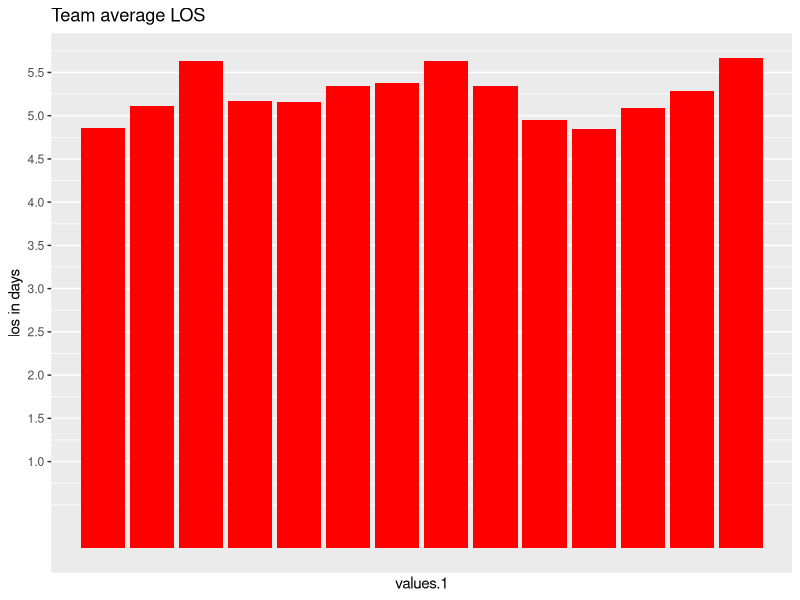
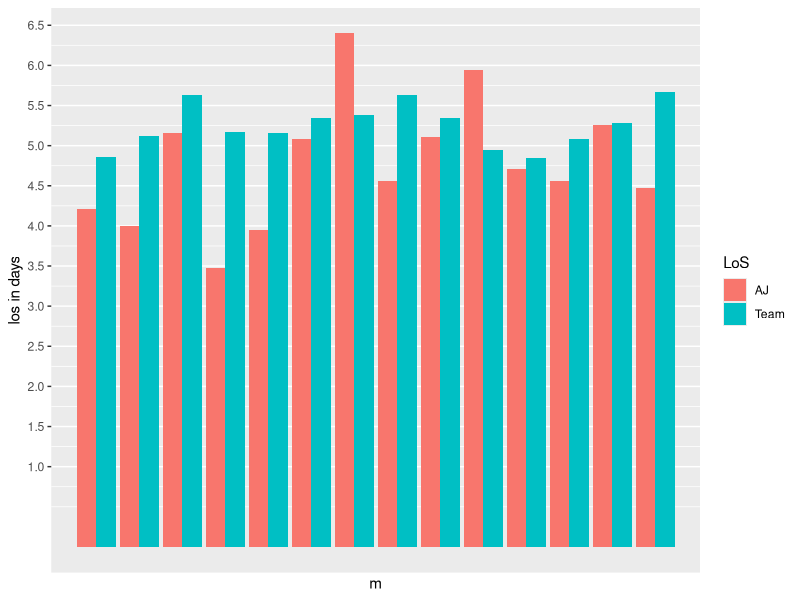
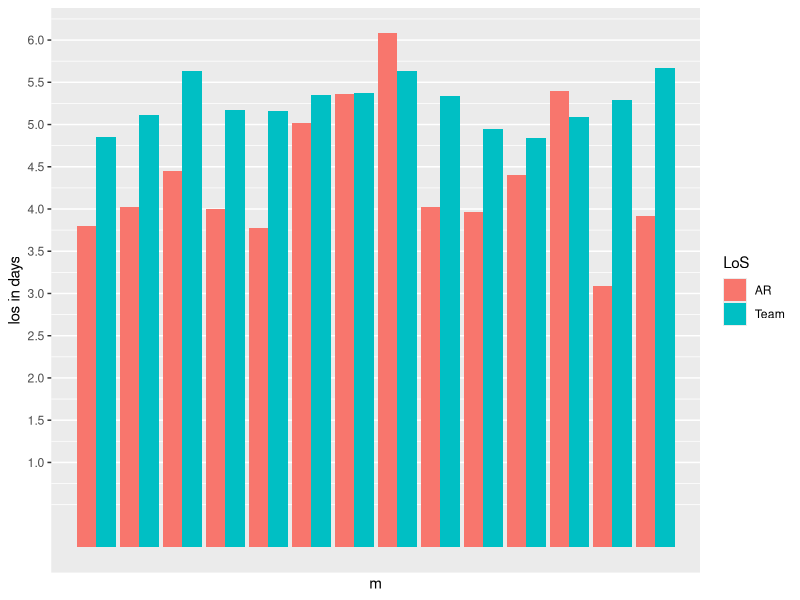
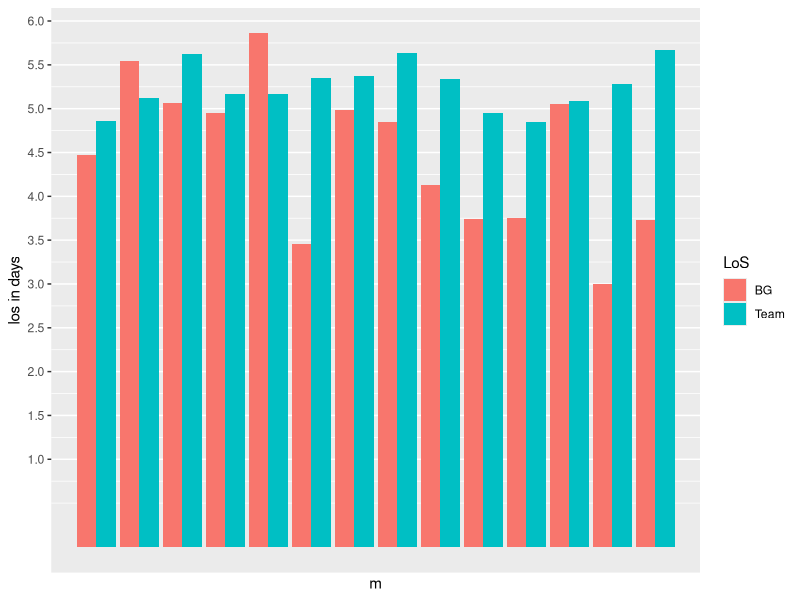
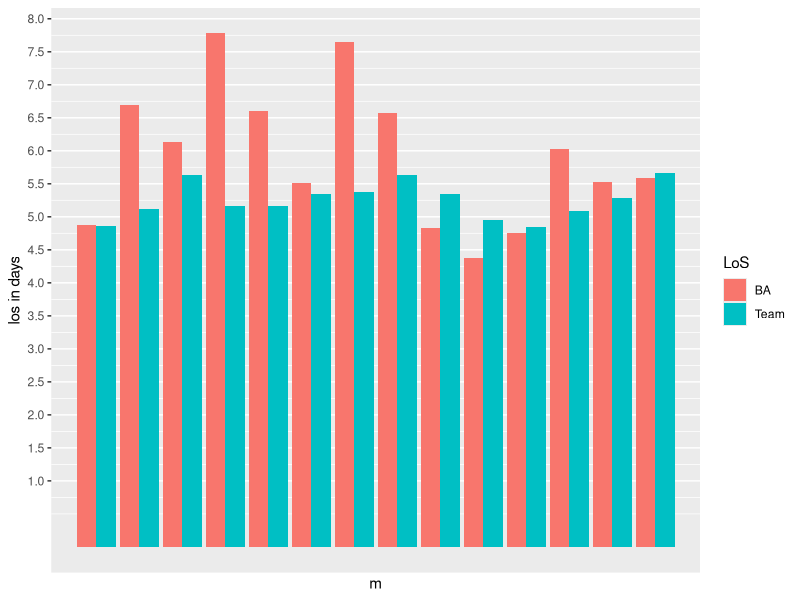
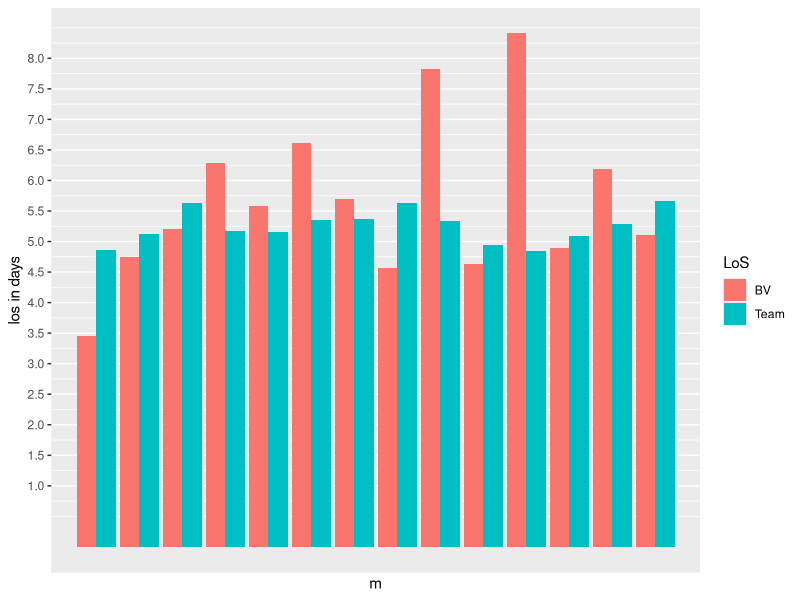
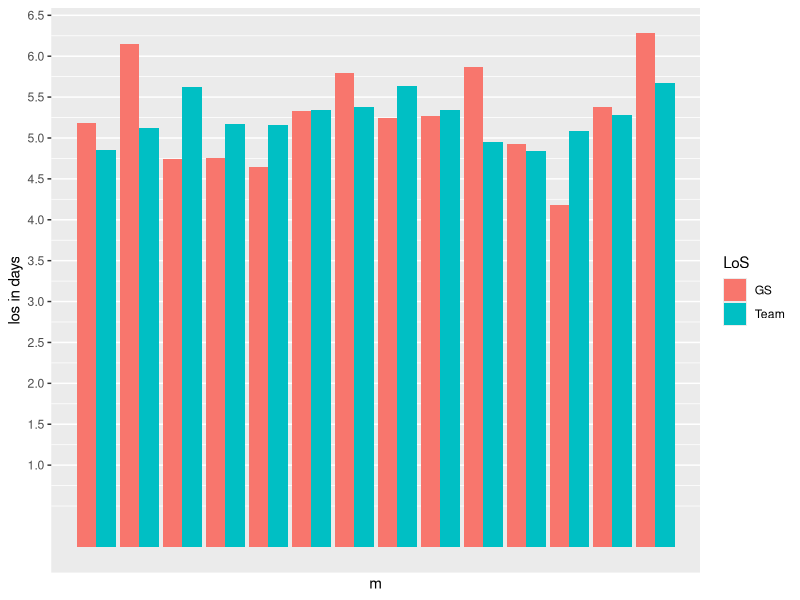
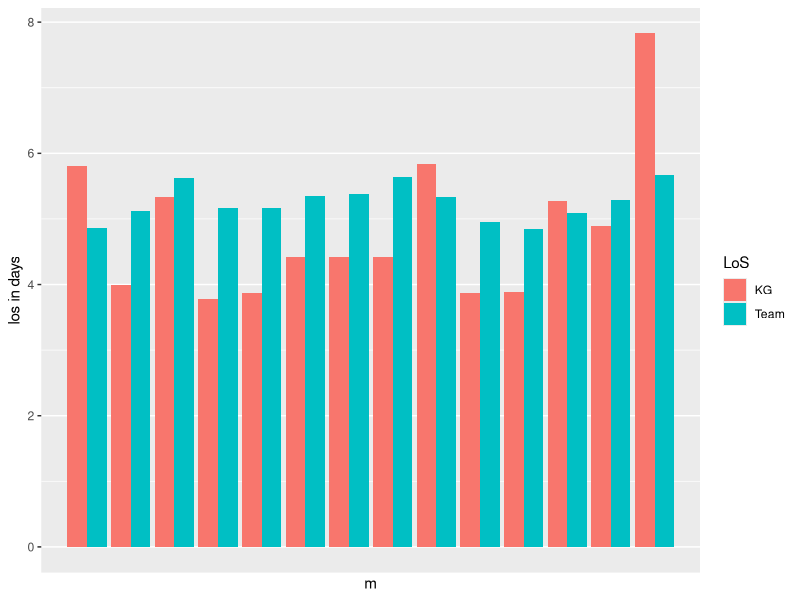

Here is the R script that generated these plots, in order:
## ---- chunk 1
knitr::opts_chunk$set(echo = TRUE)
## ---- chunk 2
knitr::opts_chunk$set(fig.width=12, fig.height=8, fig.path='Figs/',
                      echo=FALSE, warning=FALSE, message=FALSE)
## ---- chunk 3
setwd("/Users/rab/Documents/LosFolderGit")
library(ggplot2)
los <- read.csv("data.csv")
los <- subset(los, select=-c(X,Unnamed..0,L))
los
los <- subset(los, select=-index)
## ---- chunk 4
a <-c(1,2,3,4,5,6,7,8,9,10,11,12,13,14)
bind_dates <- data.frame(a,a,a,a,a,a,a,a,a,a,a,a,a,a,a,a,a,a)
stacked_dates <- stack(bind_dates)
stacked.los <- stack(los)
all <- data.frame(stacked.los,stacked_dates)
all <- subset(all,select=-ind.1)
## ---- chunk 5
library(dplyr)

mean_data <- group_by(all,values.1)
mean_data.mean <- summarise(mean_data,
                            mean_per_month = mean(values,na.rm=TRUE),
                            median_per_month = median(values,na.rm=TRUE),
                            n=n())

#mean_data.mean
ggplot(data=mean_data.mean,aes(values.1,mean_per_month)) + geom_bar(stat='identity',fill='red')+
  scale_x_discrete(labels=c('0','Jun15','Jul','Aug','Sep','Oct','Nov','Dec','Jan16','Feb','Mar','Apr','May','Jun','Jul')) + ylab('los in days') +
  scale_y_continuous(breaks=seq(1,8,0.5)) + ggtitle('Team average LOS')
  
## ---- chunk 6
AJ <- los$AJ
Team <- mean_data.mean$mean_per_month
bind.data <- data.frame(AJ,Team)
stacked_bind.data <-stack(bind.data)
month <- 1:14
stacked_bind.data$m <- month
df <- stacked_bind.data
LoS <- stacked_bind.data$ind
ggplot(data=df,aes(m,values,fill=LoS))+geom_bar(stat='identity',position='dodge')+
  scale_x_discrete(labels=c('0','Jun15','Jul','Aug','Sep','Oct','Nov','Dec','Jan16','Feb','Mar','Apr','May','Jun','Jul')) + ylab('los in days') +
  scale_y_continuous(breaks=seq(1,8,0.5))
## ---- chunk 7
AR <- los$AR
Team <- mean_data.mean$mean_per_month
bind.data <- data.frame(AR,Team)
stacked_bind.data <-stack(bind.data)
month <- 1:14
stacked_bind.data$m <- month
df <- stacked_bind.data
LoS <- stacked_bind.data$ind
ggplot(data=df,aes(m,values,fill=LoS))+geom_bar(stat='identity',position='dodge')+
  scale_x_discrete(labels=c('0','Jun15','Jul','Aug','Sep','Oct','Nov','Dec','Jan16','Feb','Mar','Apr','May','Jun','Jul')) + ylab('los in days')+
  scale_y_continuous(breaks=seq(1,8,0.5))

## ---- chunk 8
BG <- los$BG
Team <- mean_data.mean$mean_per_month
bind.data <- data.frame(BG,Team)
stacked_bind.data <-stack(bind.data)
month <- 1:14
stacked_bind.data$m <- month
df <- stacked_bind.data
LoS <- stacked_bind.data$ind
ggplot(data=df,aes(m,values,fill=LoS))+geom_bar(stat='identity',position='dodge')+
  scale_x_discrete(labels=c('0','Jun15','Jul','Aug','Sep','Oct','Nov','Dec','Jan16','Feb','Mar','Apr','May','Jun','Jul')) + ylab('los in days')+
  scale_y_continuous(breaks=seq(1,8,0.5))

## ---- chunk 9
BA <- los$BA
Team <- mean_data.mean$mean_per_month
bind.data <- data.frame(BA,Team)
stacked_bind.data <-stack(bind.data)
month <- 1:14
stacked_bind.data$m <- month
df <- stacked_bind.data
LoS <- stacked_bind.data$ind
ggplot(data=df,aes(m,values,fill=LoS))+geom_bar(stat='identity',position='dodge')+
  scale_x_discrete(labels=c('0','Jun15','Jul','Aug','Sep','Oct','Nov','Dec','Jan16','Feb','Mar','Apr','May','Jun','Jul')) +ylab('los in days')+
  scale_y_continuous(breaks=seq(1,8,0.5))

## ---- chunk 10
BV <- los$BV
Team <- mean_data.mean$mean_per_month
bind.data <- data.frame(BV,Team)
stacked_bind.data <-stack(bind.data)
month <- 1:14
stacked_bind.data$m <- month
df <- stacked_bind.data
LoS <- stacked_bind.data$ind
ggplot(data=df,aes(m,values,fill=LoS))+geom_bar(stat='identity',position='dodge')+
  scale_x_discrete(labels=c('0','Jun15','Jul','Aug','Sep','Oct','Nov','Dec','Jan16','Feb','Mar','Apr','May','Jun','Jul')) + ylab('los in days')+
  scale_y_continuous(breaks=seq(1,8,0.5))

## ---- chunk 11
GS <- los$GS
Team <- mean_data.mean$mean_per_month
bind.data <- data.frame(GS,Team)
stacked_bind.data <-stack(bind.data)
month <- 1:14
stacked_bind.data$m <- month
df <- stacked_bind.data
LoS <- stacked_bind.data$ind
ggplot(data=df,aes(m,values,fill=LoS))+geom_bar(stat='identity',position='dodge')+
  scale_x_discrete(labels=c('0','Jun15','Jul','Aug','Sep','Oct','Nov','Dec','Jan16','Feb','Mar','Apr','May','Jun','Jul')) + ylab('los in days')+
  scale_y_continuous(breaks=seq(1,8,0.5))

## ---- chunk 12
KG <- los$KG
Team <- mean_data.mean$mean_per_month
bind.data <- data.frame(KG,Team)
stacked_bind.data <-stack(bind.data)
month <- 1:14
stacked_bind.data$m <- month
df <- stacked_bind.data
LoS <- stacked_bind.data$ind
ggplot(data=df,aes(m,values,fill=LoS))+geom_bar(stat='identity',position='dodge')+
  scale_x_discrete(labels=c('0','Jun15','Jul','Aug','Sep','Oct','Nov','Dec','Jan16','Feb','Mar','Apr','May','Jun','Jul')) + ylab('los in days')
  scale_y_continuous(breaks=seq(1,8,0.5))

## ---- chunk 13
MO <- los$MO
Team <- mean_data.mean$mean_per_month
bind.data <- data.frame(MO,Team)
stacked_bind.data <-stack(bind.data)
month <- 1:14
stacked_bind.data$m <- month
df <- stacked_bind.data
LoS <- stacked_bind.data$ind
ggplot(data=df,aes(m,values,fill=LoS))+geom_bar(stat='identity',position='dodge')+
  scale_x_discrete(labels=c('0','Jun15','Jul','Aug','Sep','Oct','Nov','Dec','Jan16','Feb','Mar','Apr','May','Jun','Jul')) + ylab('los in days')+
  scale_y_continuous(breaks=seq(1,8,0.5))
## ---- chunk 14
MH <- los$MH
Team <- mean_data.mean$mean_per_month
bind.data <- data.frame(MH,Team)
stacked_bind.data <-stack(bind.data)
month <- 1:14
stacked_bind.data$m <- month
df <- stacked_bind.data
LoS <- stacked_bind.data$ind
ggplot(data=df,aes(m,values,fill=LoS))+geom_bar(stat='identity',position='dodge')+
  scale_x_discrete(labels=c('0','Jun15','Jul','Aug','Sep','Oct','Nov','Dec','Jan16','Feb','Mar','Apr','May','Jun','Jul')) + ylab('los in days') +
  scale_y_continuous(breaks=seq(1,8,0.5))
## ---- chunk 15
NS <- los$NS
Team <- mean_data.mean$mean_per_month
bind.data <- data.frame(NS,Team)
stacked_bind.data <-stack(bind.data)
month <- 1:14
stacked_bind.data$m <- month
df <- stacked_bind.data
LoS <- stacked_bind.data$ind
ggplot(data=df,aes(m,values,fill=LoS))+geom_bar(stat='identity',position='dodge')+
  scale_x_discrete(labels=c('0','Jun15','Jul','Aug','Sep','Oct','Nov','Dec','Jan16','Feb','Mar','Apr','May','Jun','Jul')) + ylab('los in days')+
  scale_y_continuous(breaks=seq(1,8,0.5))
## ---- chunk 16
OE <- los$OE
Team <- mean_data.mean$mean_per_month
bind.data <- data.frame(OE,Team)
stacked_bind.data <-stack(bind.data)
month <- 1:14
stacked_bind.data$m <- month
df <- stacked_bind.data
LoS <- stacked_bind.data$ind
ggplot(data=df,aes(m,values,fill=LoS))+geom_bar(stat='identity',position='dodge')+
  scale_x_discrete(labels=c('0','Jun15','Jul','Aug','Sep','Oct','Nov','Dec','Jan16','Feb','Mar','Apr','May','Jun','Jul')) + ylab('los in days')+
  scale_y_continuous(breaks=seq(1,8,0.5))
## ---- chunk 17
OC <- los$OC
Team <- mean_data.mean$mean_per_month
bind.data <- data.frame(OC,Team)
stacked_bind.data <-stack(bind.data)
month <- 1:14
stacked_bind.data$m <- month
df <- stacked_bind.data
LoS <- stacked_bind.data$ind
ggplot(data=df,aes(m,values,fill=LoS))+geom_bar(stat='identity',position='dodge')+
  scale_x_discrete(labels=c('0','Jun15','Jul','Aug','Sep','Oct','Nov','Dec','Jan16','Feb','Mar','Apr','May','Jun','Jul')) + ylab('los in days') +
  scale_y_continuous(breaks=seq(1,8,0.5))
## ---- chunk 18
PM <- los$PM
Team <- mean_data.mean$mean_per_month
bind.data <- data.frame(PM,Team)
stacked_bind.data <-stack(bind.data)
month <- 1:14
stacked_bind.data$m <- month
df <- stacked_bind.data
LoS <- stacked_bind.data$ind
ggplot(data=df,aes(m,values,fill=LoS))+geom_bar(stat='identity',position='dodge')+
  scale_x_discrete(labels=c('0','Jun15','Jul','Aug','Sep','Oct','Nov','Dec','Jan16','Feb','Mar','Apr','May','Jun','Jul')) + ylab('los in days')+
  scale_y_continuous(breaks=seq(1,8,0.5))
## ---- chunk 19
PS <- los$PS
Team <- mean_data.mean$mean_per_month
bind.data <- data.frame(PS,Team)
stacked_bind.data <-stack(bind.data)
month <- 1:14
stacked_bind.data$m <- month
df <- stacked_bind.data
LoS <- stacked_bind.data$ind
ggplot(data=df,aes(m,values,fill=LoS))+geom_bar(stat='identity',position='dodge')+
  scale_x_discrete(labels=c('0','Jun15','Jul','Aug','Sep','Oct','Nov','Dec','Jan16','Feb','Mar','Apr','May','Jun','Jul')) + ylab('los in days') +
  scale_y_continuous(breaks=seq(1,8,0.5))
## ---- chunk 20
RR <- los$RR
Team <- mean_data.mean$mean_per_month
bind.data <- data.frame(RR,Team)
stacked_bind.data <-stack(bind.data)
month <- 1:14
stacked_bind.data$m <- month
df <- stacked_bind.data
LoS <- stacked_bind.data$ind
ggplot(data=df,aes(m,values,fill=LoS))+geom_bar(stat='identity',position='dodge')+
  scale_x_discrete(labels=c('0','Jun15','Jul','Aug','Sep','Oct','Nov','Dec','Jan16','Feb','Mar','Apr','May','Jun','Jul')) + ylab('los in days') +
  scale_y_continuous(breaks=seq(1,8,0.5))
## ---- chunk 21
SR <- los$SR
Team <- mean_data.mean$mean_per_month
bind.data <- data.frame(SR,Team)
stacked_bind.data <-stack(bind.data)
month <- 1:14
stacked_bind.data$m <- month
df <- stacked_bind.data
LoS <- stacked_bind.data$ind
ggplot(data=df,aes(m,values,fill=LoS))+geom_bar(stat='identity',position='dodge')+
  scale_x_discrete(labels=c('0','Jun15','Jul','Aug','Sep','Oct','Nov','Dec','Jan16','Feb','Mar','Apr','May','Jun','Jul')) + ylab('los in days')+
  scale_y_continuous(breaks=seq(1,8,0.5))
## ---- chunk 22
TS <- los$TS
Team <- mean_data.mean$mean_per_month
bind.data <- data.frame(TS,Team)
stacked_bind.data <-stack(bind.data)
month <- 1:14
stacked_bind.data$m <- month
df <- stacked_bind.data
LoS <- stacked_bind.data$ind
ggplot(data=df,aes(m,values,fill=LoS))+geom_bar(stat='identity',position='dodge')+
  scale_x_discrete(labels=c('0','Jun15','Jul','Aug','Sep','Oct','Nov','Dec','Jan16','Feb','Mar','Apr','May','Jun','Jul')) + ylab('los in days')+
  scale_y_continuous(breaks=seq(1,8,0.5))

## ---- chunk 23
ZM <- los$ZM
Team <- mean_data.mean$mean_per_month
bind.data <- data.frame(ZM,Team)
stacked_bind.data <-stack(bind.data)
month <- 1:14
stacked_bind.data$m <- month
df <- stacked_bind.data
LoS <- stacked_bind.data$ind
ggplot(data=df,aes(m,values,fill=LoS))+geom_bar(stat='identity',position='dodge')+
  scale_x_discrete(labels=c('0','Jun15','Jul','Aug','Sep','Oct','Nov','Dec','Jan16','Feb','Mar','Apr','May','Jun','Jul')) + ylab('los in days')+
  scale_y_continuous(breaks=seq(1,8,0.5))
## ---- chunk 24
anova_stacked <-stack(los)
anova_results <- aov(values~ind, data=anova_stacked)
summary(anova_results)
## ---- chunk 25
top10.los <- data.frame(AJ, AR, BG, KG, MO, NS, OE, PM, RR, SR)
top10.stacked <- stack(top10.los)
anova_results <- aov(values~ind, data=top10.stacked) #model.tables(anova_results,"means")
summary(anova_results)
